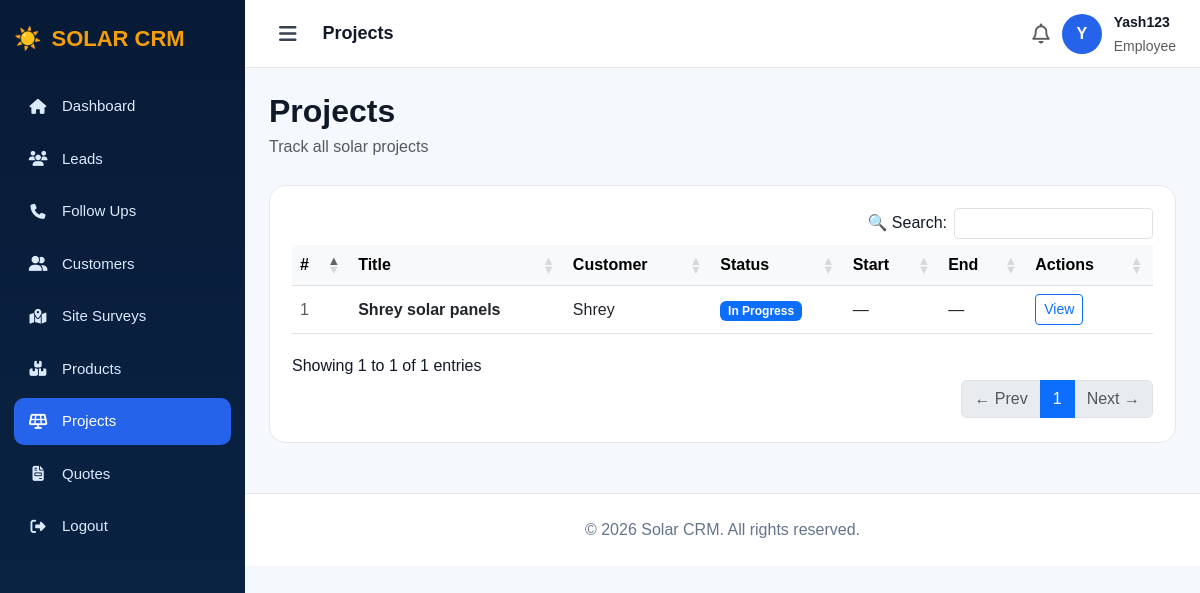
The app's page /projects/ (signed in), older data.
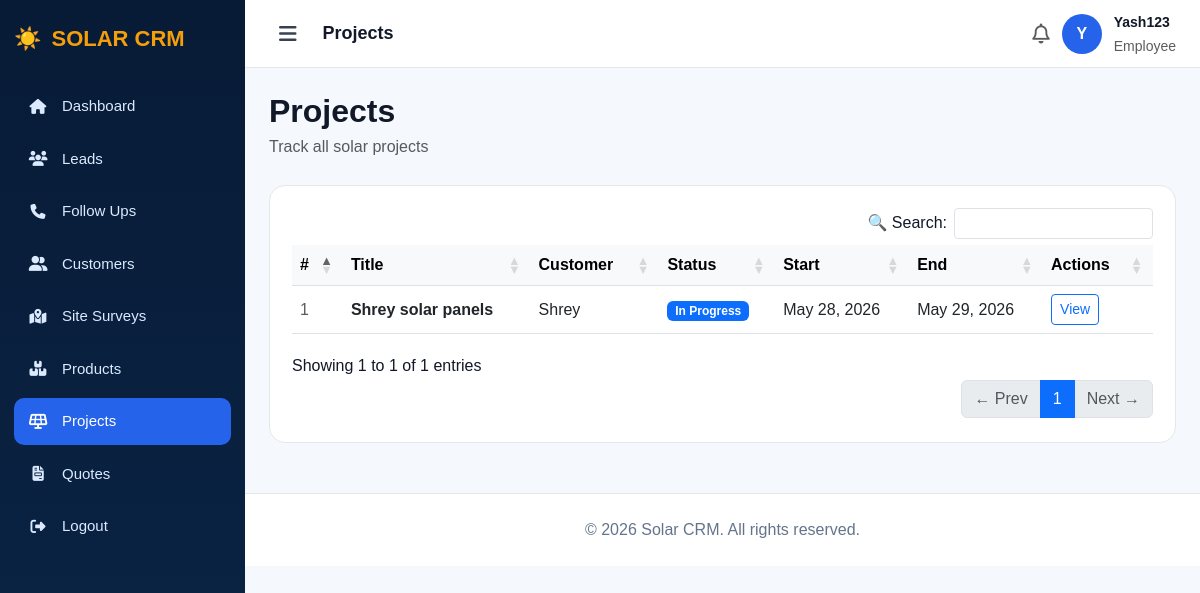
The same page, newer data.
### app/models.py (models this page shows, shortened)
class Project(models.Model):
    STATUS_CHOICES = [
        ('Planning', 'Planning'),
        ('In Progress', 'In Progress'),
        ('Completed', 'Completed'),
        ('On Hold', 'On Hold'),
    ]
    customer = models.ForeignKey(Customer, on_delete=models.CASCADE)
    title = models.CharField(max_length=200)
    description = models.TextField(blank=True, null=True)
    status = models.CharField(max_length=50, choices=STATUS_CHOICES, default='Planning')
    previous_status = models.CharField(max_length=50, blank=True)
    start_date = models.DateField(null=True, blank=True)
    end_date = models.DateField(null=True, blank=True)
    created_at = models.DateTimeField(auto_now_add=True)

class Customer(models.Model):
    lead = models.OneToOneField(Lead, on_delete=models.SET_NULL, null=True, blank=True)
    name = models.CharField(max_length=100)
    email = models.EmailField()
    phone = models.CharField(max_length=15)
    address = models.TextField(blank=True, null=True)
    created_at = models.DateTimeField(auto_now_add=True)
    assigned_to = models.ForeignKey(User, null=True, blank=True, on_delete=models.SET_NULL, related_name='assigned_customers')

### app/views.py (the view)
# urls.py: path('projects/', views.projects, name='projects'),
@login_required
def projects(request):
    if request.user.is_superuser:
        projects = Project.objects.all().order_by('-created_at')
    else:
        my_customers = Customer.objects.filter(lead__assigned_to=request.user)
        projects = Project.objects.filter(customer__in=my_customers).order_by('-created_at')
    return render(request, 'projects.html', {'projects': projects})

### app/templates/projects.html (shortened to what the changed rows need)
<!DOCTYPE html>
<html>
<head>
    <link href="https://cdn.jsdelivr.net/npm/bootstrap@5.3.0/dist/css/bootstrap.min.css" rel="stylesheet">
    <link href="https://cdnjs.cloudflare.com/ajax/libs/font-awesome/6.5.1/css/all.min.css" rel="stylesheet">
    <link rel="stylesheet" href="https://cdn.datatables.net/1.13.6/css/dataTables.bootstrap5.min.css">
    <link rel="stylesheet" href="https://cdn.datatables.net/buttons/2.4.1/css/buttons.bootstrap5.min.css">
</head>
<body>
<div class="main" id="main">
    <div class="content">
        <div class="page-header">
            <div><h2>Projects</h2><p class="text-muted mb-0">Track all solar projects</p></div>
        </div>
        <div class="panel">
            {% if projects %}
            <div class="table-responsive">
                <table id="dataTable" class="table table-hover align-middle mb-0">
                    <thead class="table-light">
                        <tr><th>#</th><th>Title</th><th>Customer</th><th>Status</th><th>Start</th><th>End</th><th>Actions</th></tr>
                    </thead>
                    <tbody>
                        {% for p in projects %}
                        <tr>
                            <td class="text-muted">{{ forloop.counter }}</td>
                            <td><strong>{{ p.title }}</strong></td>
                            <td>{{ p.customer.name }}</td>
                            <td>
                                {% if p.status == 'Completed' %}
                                    <span class="badge bg-success">{{ p.status }}</span>
                                {% elif p.status == 'In Progress' %}
                                    <span class="badge bg-primary">{{ p.status }}</span>
                                {% elif p.status == 'On Hold' %}
                                    <span class="badge bg-warning text-dark">{{ p.status }}</span>
                                {% else %}
                                    <span class="badge bg-secondary">{{ p.status }}</span>
                                {% endif %}
                            </td>
                            <td>{{ p.start_date|default:"—" }}</td>
                            <td>{{ p.end_date|default:"—" }}</td>
                            <td>
                                {% if request.user.is_superuser %}
                                    <a href="/projects/{{ p.id }}/edit/" class="btn btn-sm btn-outline-warning">Edit</a>
                                    <a href="/projects/{{ p.id }}/delete/" class="btn btn-sm btn-outline-danger" onclick="return confirm('Delete?')">Delete</a>
                                {% else %}
                                    <a href="/projects/{{ p.id }}/view/" class="btn btn-sm btn-outline-primary">View</a>
                                {% endif %}
                            </td>
                        </tr>
                        {% endfor %}
                    </tbody>
                </table>
            </div>
            {% else %}
            <div class="text-center py-5">
                <i class="fa-solid fa-solar-panel fa-3x text-muted mb-3"></i>
                <p class="text-muted">No projects yet.</p>
                {% if request.user.is_superuser %}<a href="/projects/add/" class="add-btn">+ Add First Project</a>{% endif %}
            </div>
            {% endif %}
        </div>
    </div>
</div>
</body>
</html>

Row changes from the older to the newer data that the page shows:
changed Project "Shrey solar panels": start_date "—" → "May 28, 2026"; end_date "—" → "May 29, 2026"
